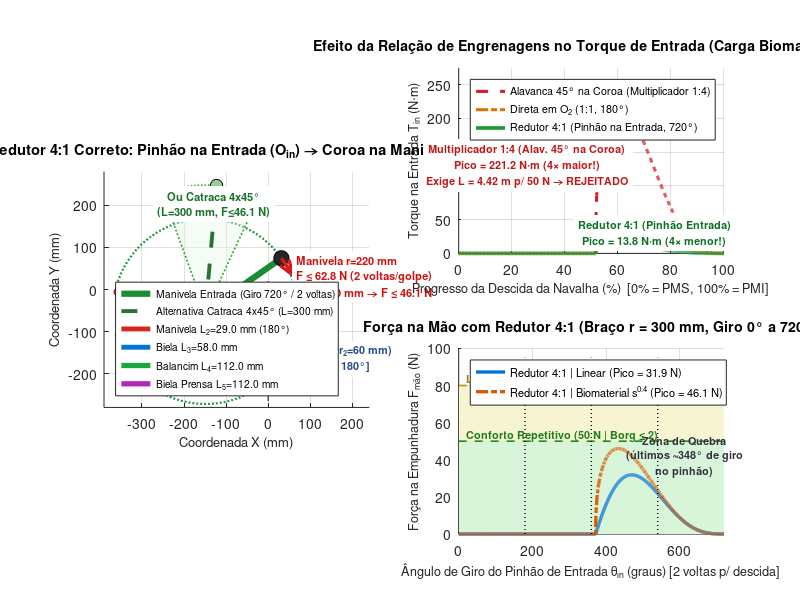
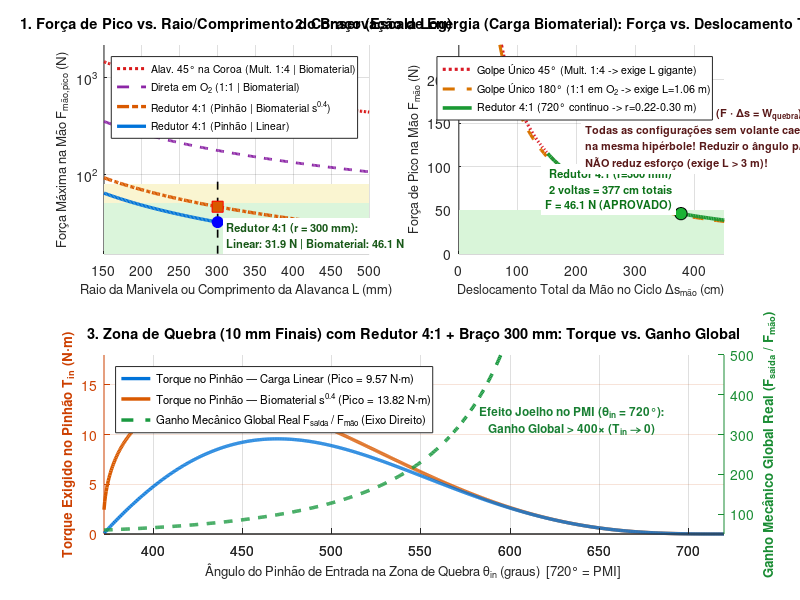

MATLAB code for these plots, in order:
% =========================================================================
% Trabalho Final 1 - Dinâmica das Máquinas (UFG)
% Análise Física Correta: Redutor 4:1 (Pinhão Entrada -> Coroa em O2) vs.
% Multiplicador 1:4 (Alavanca 45° na Coroa -> Pinhão em O2)
% Lei da Conservação de Energia + NBR ISO 11228-3 (OCRA / Borg CR-10) + NR-12
% Aluno: Guilherme Paiva Crispim Abalém | Prof. Sigeo Kitatani Jr.
% =========================================================================

clear; clc; close all;

script_dir = fileparts(mfilename('fullpath'));
if isempty(script_dir), script_dir = '.'; end
assets_dir = fullfile(script_dir, 'assets');
if ~exist(assets_dir, 'dir'), mkdir(assets_dir); end

% -------------------------------------------------------------------------
% 1. Parâmetros do Mecanismo Base (K = 1.5, Delta_theta4 = 30°, h = 30 mm)
% -------------------------------------------------------------------------
h_curso = 30.0;        % Curso útil total da navalha (mm)
delta_q = 10.0;        % Curso efetivo de cisalhamento do baru (mm)
F_max   = 5000.0;      % Força máxima de corte por cisalhamento (N)
dt_deg  = 30.0;
dt      = deg2rad(dt_deg);

L4 = h_curso / (2.0 * (1.0 - cos(dt))); % 111.9615 mm
L5 = L4;

O4 = [0.0; 0.0];
B2 = [0.0; -L4];                       % PMI (x = 0, y = -111.96 mm)
B1 = [-L4 * sin(dt); -L4 * cos(dt)];   % PMS (x = -55.98, y = -96.96 mm)
M  = B1 - B2;
corda_M = norm(M);                     % 57.9555 mm

O2     = B2 + 1.5 * M;                 % [-83.97; -89.46] mm
L2     = corda_M / 2.0;                % 28.9778 mm
L3     = corda_M;                      % 57.9555 mm

y_pmi     = -2.0 * L4;                 % -223.923 mm
y_pms     = -2.0 * L4 * cos(dt);       % -193.923 mm
y_contato = y_pmi + delta_q;           % -213.923 mm

% -------------------------------------------------------------------------
% 2. Parâmetros do Estágio de Engrenagens (4:1)
% -------------------------------------------------------------------------
i_red    = 4.0;          % Relação Z_coroa / Z_pinhao = 60 / 15 = 4:1
mod_eng  = 2.0;          % Módulo (mm)
Z_pinhao = 15;
Z_coroa  = 60;
r_pinhao = (mod_eng * Z_pinhao) / 2.0; % 15.0 mm
r_coroa  = (mod_eng * Z_coroa)  / 2.0; % 60.0 mm
C_eixos  = r_pinhao + r_coroa;         % 75.0 mm

ang_eixos = deg2rad(150.0);
O_in      = O2 + C_eixos * [cos(ang_eixos); sin(ang_eixos)];

% Braço de entrada avaliado (mm)
L_braco_mm = 300.0;
L_braco_m  = L_braco_mm * 1e-3;

% Rendimentos mecânicos
mu_guia    = 0.10;
eta_juntas = 0.96;
eta_eng    = 0.96;

% -------------------------------------------------------------------------
% 3. Cinemática e Esforços no Curso de Descida (PMS = 165° -> PMI = 345°)
% -------------------------------------------------------------------------
N = 1800;
th2_deg = linspace(165.0, 345.0, N); % 180° da manivela (PMS -> PMI)
th2_rad = deg2rad(th2_deg);
dth2    = th2_rad(2) - th2_rad(1);

y_p   = zeros(1, N);
beta5 = zeros(1, N);
for k = 1:N
    t2 = th2_rad(k);
    xA = O2(1) + L2 * cos(t2);
    yA = O2(2) + L2 * sin(t2);
    d_A = hypot(xA, yA);
    a_c = (L4^2 - L3^2 + d_A^2) / (2.0 * d_A);
    h_c = sqrt(max(0.0, L4^2 - a_c^2));
    x2_c = a_c * xA / d_A;
    y2_c = a_c * yA / d_A;
    p_plus  = [x2_c + h_c * (-yA)/d_A; y2_c + h_c * (xA)/d_A];
    p_minus = [x2_c - h_c * (-yA)/d_A; y2_c - h_c * (xA)/d_A];
    if p_plus(1) <= 1e-4 && p_plus(2) < 0
        B = p_plus;
    else
        B = p_minus;
    end
    y_p(k)   = B(2) - sqrt(L5^2 - B(1)^2);
    beta5(k) = asin(abs(B(1)) / L5);
end

hp_m = abs(gradient(y_p * 1e-3, dth2));
eta_mec_barras = (1.0 - mu_guia * tan(beta5)) * eta_juntas;

idx_q = find(y_p <= y_contato);
th2_ini_q = th2_deg(idx_q(1));
s_pen = zeros(1, N);
s_pen(idx_q) = (y_contato - y_p(idx_q)) / delta_q;

F_lin = zeros(1, N); F_lin(idx_q) = F_max * s_pen(idx_q);
F_bio = zeros(1, N); F_bio(idx_q) = F_max * (s_pen(idx_q).^0.4);

% Torque na manivela O2 (N.m)
T2_lin = (F_lin .* hp_m) ./ eta_mec_barras;
T2_bio = (F_bio .* hp_m) ./ eta_mec_barras;

% --- CASO A (REDUTOR 4:1): Pinhão na Entrada (720° ou catraca) -> Coroa em O2 ---
% Reduz torque em 4x (divide por i_red * eta_eng), mas entrada gira 4 * 180° = 720°
th_red_deg = (th2_deg - 165.0) * i_red; % 0° a 720° (2 voltas por descida)
T_red_lin  = T2_lin ./ (i_red * eta_eng);
T_red_bio  = T2_bio ./ (i_red * eta_eng);
F_red_lin  = T_red_lin ./ L_braco_m;
F_red_bio  = T_red_bio ./ L_braco_m;

% --- CASO B (ALAVANCA DIRETA EM O2): Sem engrenagens (180° na entrada) ---
F_dir_lin = T2_lin ./ L_braco_m;
F_dir_bio = T2_bio ./ L_braco_m;

% --- CASO C (MULTIPLICADOR 1:4): Alavanca 45° na Coroa -> Pinhão em O2 ---
% Reduz ângulo para 45°, MAS multiplica o torque por 4x!
T_mult_lin = T2_lin .* (i_red / eta_eng);
T_mult_bio = T2_bio .* (i_red / eta_eng);
F_mult_lin = T_mult_lin ./ L_braco_m;
F_mult_bio = T_mult_bio ./ L_braco_m;

% Ganho mecânico global com Redutor 4:1 + Braço 300 mm
MA_red = (eta_mec_barras * i_red * eta_eng * L_braco_m) ./ (hp_m + 1e-6);

fprintf('=================================================================================\n');
fprintf('COMPARATIVO FÍSICO (L_braço = %.0f mm, K=1.5, dt=30°)\n', L_braco_mm);
fprintf('=================================================================================\n');
fprintf('1) Direto em O2 (sem engrenagens, curso 180°):\n');
fprintf('   T2_pico = %.2f (lin) / %.2f (bio) N.m -> F_mao = %.1f N (lin) / %.1f N (bio)\n', ...
    max(T2_lin), max(T2_bio), max(F_dir_lin), max(F_dir_bio));
fprintf('2) Multiplicador 1:4 (Alavanca 45° na Coroa -> Pinhão em O2):\n');
fprintf('   T_alav  = %.2f (lin) / %.2f (bio) N.m -> F_mao = %.1f N (lin) / %.1f N (bio) [REJEITADO]\n', ...
    max(T_mult_lin), max(T_mult_bio), max(F_mult_lin), max(F_mult_bio));
fprintf('   L_alav para F=50 N: %.2f m (lin) / %.2f m (bio)\n', max(T_mult_lin)/50, max(T_mult_bio)/50);
fprintf('3) Redutor 4:1 (Pinhão na Entrada [720° ou catraca 4x45°] -> Coroa em O2):\n');
fprintf('   T_in    = %.2f (lin) / %.2f (bio) N.m -> F_mao = %.1f N (lin) / %.1f N (bio) [APROVADO]\n', ...
    max(T_red_lin), max(T_red_bio), max(F_red_lin), max(F_red_bio));
fprintf('=================================================================================\n\n');

% =========================================================================
% FIGURA 1: Arquitetura Correta do Redutor 4:1 (Pinhão Entrada -> Coroa O2)
% =========================================================================
fig1 = figure('Visible', 'off', 'Position', [40, 40, 1420, 820], 'Color', 'w');

% --- PAINEL ESQUERDO: ESQUEMA MECÂNICO (axis equal) ---
subplot(1, 2, 1);
hold on; grid on; axis equal;

th_c = linspace(0, 2*pi, 100);
% Coroa Z2=60 em O2 (movida, eixo da manivela)
fill(O2(1) + r_coroa*cos(th_c), O2(2) + r_coroa*sin(th_c), [0.88 0.92 0.97], 'EdgeColor', 'none', 'FaceAlpha', 0.45);
plot(O2(1) + r_coroa*cos(th_c), O2(2) + r_coroa*sin(th_c), 'Color', [0.15 0.35 0.65], 'LineStyle', '-.', 'LineWidth', 1.8);
plot(O2(1) + (r_coroa+3)*cos(th_c), O2(2) + (r_coroa+3)*sin(th_c), 'Color', [0.45 0.55 0.70], 'LineWidth', 1.0);

% Pinhão Z1=15 em O_in (motor/entrada)
fill(O_in(1) + r_pinhao*cos(th_c), O_in(2) + r_pinhao*sin(th_c), [0.98 0.89 0.85], 'EdgeColor', 'none', 'FaceAlpha', 0.60);
plot(O_in(1) + r_pinhao*cos(th_c), O_in(2) + r_pinhao*sin(th_c), 'Color', [0.80 0.25 0.15], 'LineStyle', '-.', 'LineWidth', 1.8);
plot(O_in(1) + (r_pinhao+3)*cos(th_c), O_in(2) + (r_pinhao+3)*sin(th_c), 'Color', [0.85 0.45 0.35], 'LineWidth', 1.0);

% Dentes esquemáticos
for zd = 0:30:330
    a_d = deg2rad(zd);
    plot(O2(1) + [r_coroa-2.5, r_coroa+2.5]*cos(a_d), O2(2) + [r_coroa-2.5, r_coroa+2.5]*sin(a_d), 'Color', [0.25 0.40 0.65], 'LineWidth', 0.9);
end
for zd = 0:24:336
    a_d = deg2rad(zd);
    plot(O_in(1) + [r_pinhao-2.0, r_pinhao+2.0]*cos(a_d), O_in(2) + [r_pinhao-2.0, r_pinhao+2.0]*sin(a_d), 'Color', [0.75 0.25 0.15], 'LineWidth', 0.9);
end

% Opção de acionamento no Pinhão O_in:
% Círculo de varredura da manivela de entrada r = 200 mm (ou catraca 45° com 300 mm)
r_maniv_in = 220.0; % Raio da manivela contínua de entrada (mm) -> F_bio = 62.8 N / F_lin = 43.5 N
plot(O_in(1) + r_maniv_in*cos(th_c), O_in(2) + r_maniv_in*sin(th_c), 'Color', [0.10 0.60 0.25], 'LineStyle', ':', 'LineWidth', 1.6);

% Braço/Manivela no Pinhão (ilustrada a +60° e setor de catraca 45° alternativo)
th_sec = linspace(deg2rad(65), deg2rad(110), 30);
fill([O_in(1), O_in(1) + L_braco_mm*cos(th_sec), O_in(1)], ...
     [O_in(2), O_in(2) + L_braco_mm*sin(th_sec), O_in(2)], ...
     [0.90, 0.97, 0.90], 'EdgeColor', [0.2 0.65 0.2], 'LineStyle', ':', 'LineWidth', 1.2, 'FaceAlpha', 0.40);

P_in_man = O_in + r_maniv_in * [cosd(35); sind(35)];
h_man_in = plot([O_in(1), P_in_man(1)], [O_in(2), P_in_man(2)], 'Color', [0.10 0.55 0.20], 'LineWidth', 4.5);
plot(P_in_man(1), P_in_man(2), 'o', 'MarkerFaceColor', [0.15 0.15 0.15], 'MarkerEdgeColor', 'k', 'MarkerSize', 11);

% Alavanca catracada alternativa (4 x 45°, L=300 mm) tracejada
P_cat = O_in + L_braco_mm * [cosd(85); sind(85)];
h_cat = plot([O_in(1), P_cat(1)], [O_in(2), P_cat(2)], 'Color', [0.15 0.45 0.20], 'LineStyle', '--', 'LineWidth', 2.8);
plot(P_cat(1), P_cat(2), 'o', 'MarkerFaceColor', [0.6 0.8 0.6], 'MarkerEdgeColor', 'k', 'MarkerSize', 9);

% Seta de força na manivela contínua
dir_f = [sind(35); -cosd(35)];
quiver(P_in_man(1), P_in_man(2), 50*dir_f(1), 50*dir_f(2), 0, 'Color', [0.85 0.10 0.10], 'LineWidth', 2.4, 'MaxHeadSize', 0.45);
text(P_in_man(1) + 52*dir_f(1) + 5, P_in_man(2) + 52*dir_f(2), ...
    sprintf('Manivela r=220 mm\nF \\leq 62.8 N (2 voltas/golpe)\nou r=300 mm \\rightarrow F \\leq 46.1 N'), ...
    'FontSize', 8.0, 'FontWeight', 'bold', 'Color', [0.80 0.08 0.08], 'BackgroundColor', [1 1 1]);

text(O_in(1) + 20, O_in(2) + 255, sprintf('Ou Catraca 4x45°\n(L=300 mm, F\\leq46.1 N)'), ...
    'FontSize', 8.0, 'FontWeight', 'bold', 'Color', [0.1 0.45 0.15], 'HorizontalAlignment', 'center', 'BackgroundColor', [1 1 1]);

% Trajetórias internas e prensa
plot(O2(1) + L2*cos(th_c), O2(2) + L2*sin(th_c), 'Color', [0.6 0.6 0.65], 'LineStyle', ':', 'LineWidth', 1.3);
ang_arc = linspace(-pi/2 - dt, -pi/2, 60);
plot(L4*cos(ang_arc), L4*sin(ang_arc), 'Color', [0.6 0.7 0.8], 'LineStyle', '--', 'LineWidth', 1.6);
plot([0, 0], [-265, 25], 'Color', [0.3 0.3 0.3], 'LineStyle', '-.', 'LineWidth', 1.1);

% Bigorna, guias lineares e baru
fill([-32, 32, 32, -32], [-248, -248, -240, -240], [0.6 0.6 0.65], 'EdgeColor', 'k', 'LineWidth', 1.2);
plot([-40, 40], [-248, -248], 'k-', 'LineWidth', 1.8);
fill([-18, -13, -13, -18], [-230, -230, -175, -175], [0.85 0.85 0.88], 'EdgeColor', [0.4 0.4 0.45]);
fill([13, 18, 18, 13], [-230, -230, -175, -175], [0.85 0.85 0.88], 'EdgeColor', [0.4 0.4 0.45]);
fill(9.5*cos(th_c), -233 + 7.0*sin(th_c), [0.55 0.28 0.10], 'EdgeColor', [0.30 0.12 0.04], 'LineWidth', 1.5);

v_O2_B2 = (B2 - O2) / norm(B2 - O2);
A_PMI = O2 + L2 * v_O2_B2;
v_O2_B1 = (B1 - O2) / norm(B1 - O2);
A_PMS = O2 - L2 * v_O2_B1;
O5_PMS = [0; y_pms];
O5_PMI = [0; y_pmi];

% PMS (tracejado)
plot([O2(1), A_PMS(1)], [O2(2), A_PMS(2)], 'Color', [0.6 0.6 0.6], 'LineStyle', '--', 'LineWidth', 1.5);
plot([A_PMS(1), B1(1)], [A_PMS(2), B1(2)], 'Color', [0.45 0.65 0.85], 'LineStyle', '--', 'LineWidth', 1.5);
plot([O4(1), B1(1)], [O4(2), B1(2)], 'Color', [0.45 0.70 0.50], 'LineStyle', '--', 'LineWidth', 1.6);
plot([B1(1), O5_PMS(1)], [B1(2), O5_PMS(2)], 'Color', [0.75 0.55 0.75], 'LineStyle', '--', 'LineWidth', 1.6);

% PMI (sólido)
h_l2 = plot([O2(1), A_PMI(1)], [O2(2), A_PMI(2)], 'Color', [0.85 0.15 0.10], 'LineWidth', 3.5);
h_l3 = plot([A_PMI(1), B2(1)], [A_PMI(2), B2(2)], 'Color', [0.00 0.45 0.85], 'LineWidth', 3.5);
h_l4 = plot([O4(1), B2(1)], [O4(2), B2(2)], 'Color', [0.10 0.65 0.25], 'LineWidth', 3.8);
h_l5 = plot([B2(1), O5_PMI(1)], [B2(2), O5_PMI(2)], 'Color', [0.70 0.15 0.75], 'LineWidth', 3.8);

fill([-11, 11, 11, 0, -11], [O5_PMI(2)+14, O5_PMI(2)+14, O5_PMI(2), O5_PMI(2)-7, O5_PMI(2)], ...
    [0.30 0.30 0.35], 'EdgeColor', 'k', 'LineWidth', 1.6);

for pt = [O4, O2, O_in]
    plot(pt(1), pt(2), 'ko', 'MarkerFaceColor', 'k', 'MarkerSize', 7);
end
text(8, 6, 'O_4 (0, 0)', 'FontSize', 8.5, 'FontWeight', 'bold');
text(120, -165, sprintf('O_2 + Coroa Z_2=%d (r_2=%.0f mm)\n[Eixo Movido: 180°]', Z_coroa, r_coroa), ...
    'FontSize', 7.8, 'FontWeight', 'bold', 'Color', [0.15 0.30 0.55], 'HorizontalAlignment', 'center', 'BackgroundColor', [1 1 1]);
text(O_in(1)-105, O_in(2)+8, sprintf('O_{in} + Pinhão Z_1=%d\n(r_1=%.0f mm)\n[720° ou 4x45°]', Z_pinhao, r_pinhao), ...
    'FontSize', 7.8, 'FontWeight', 'bold', 'Color', [0.7 0.2 0.15], 'HorizontalAlignment', 'center', 'BackgroundColor', [1 1 1]);

title('Redutor 4:1 Correto: Pinhão na Entrada (O_{in}) \rightarrow Coroa na Manivela (O_2)', 'FontSize', 10.5, 'FontWeight', 'bold');
xlabel('Coordenada X (mm)', 'FontSize', 9.5);
ylabel('Coordenada Y (mm)', 'FontSize', 9.5);
xlim([-390, 240]); ylim([-280, 280]);

legend([h_man_in, h_cat, h_l2, h_l3, h_l4, h_l5], ...
    {'Manivela Entrada (Giro 720° / 2 voltas)', 'Alternativa Catraca 4x45° (L=300 mm)', ...
     'Manivela L_2=29.0 mm (180°)', 'Biela L_3=58.0 mm', 'Balancim L_4=112.0 mm', 'Biela Prensa L_5=112.0 mm'}, ...
    'Location', 'southwest', 'FontSize', 7.4);

% --- PAINEL SUPERIOR DIREITO: REDUTOR vs DIRETO vs MULTIPLICADOR (TORQUE) ---
subplot(2, 2, 2);
hold on; grid on;

% Plotar torque na entrada ao longo do avanço (0% a 100% da descida)
pct_desc = linspace(0, 100, N);
p_mult = plot(pct_desc, T_mult_bio, 'Color', [0.85, 0.10, 0.15], 'LineStyle', '--', 'LineWidth', 2.2);
p_dir  = plot(pct_desc, T2_bio,     'Color', [0.85, 0.45, 0.00], 'LineStyle', '-.', 'LineWidth', 2.2);
p_red  = plot(pct_desc, T_red_bio,  'Color', [0.10, 0.60, 0.20], 'LineStyle', '-',  'LineWidth', 2.6);

text(26, 130, sprintf('Multiplicador 1:4 (Alav. 45° na Coroa)\nPico = %.1f N\\cdotm (4\\times maior!)\nExige L = 4.42 m p/ 50 N \\rightarrow REJEITADO', max(T_mult_bio)), ...
    'FontSize', 7.8, 'FontWeight', 'bold', 'Color', [0.75 0.1 0.1], 'HorizontalAlignment', 'center', 'BackgroundColor', [1 1 1]);
text(74, 30, sprintf('Redutor 4:1 (Pinhão Entrada)\nPico = %.1f N\\cdotm (4\\times menor!)', max(T_red_bio)), ...
    'FontSize', 7.8, 'FontWeight', 'bold', 'Color', [0.05 0.45 0.15], 'HorizontalAlignment', 'center', 'BackgroundColor', [1 1 1]);

title('Efeito da Relação de Engrenagens no Torque de Entrada (Carga Biomaterial s^{0.4})', 'FontSize', 10.2, 'FontWeight', 'bold');
xlabel('Progresso da Descida da Navalha (%)  [0% = PMS, 100% = PMI]', 'FontSize', 9.2);
ylabel('Torque na Entrada T_{in} (N\cdotm)', 'FontSize', 9.2);
xlim([0, 100]); ylim([0, 275]);
legend([p_mult, p_dir, p_red], ...
    {'Alavanca 45° na Coroa (Multiplicador 1:4)', ...
     'Direta em O_2 (1:1, 180°)', ...
     'Redutor 4:1 (Pinhão na Entrada, 720°)'}, ...
    'Location', 'northwest', 'FontSize', 7.8);

% --- PAINEL INFERIOR DIREITO: FORÇA NA MÃO (L=300 mm) ---
subplot(2, 2, 4);
hold on; grid on;

fill([0, 720, 720, 0], [0, 0, 50, 50], [0.85, 0.96, 0.85], 'EdgeColor', 'none');
fill([0, 720, 720, 0], [50, 50, 80, 80], [0.97, 0.96, 0.82], 'EdgeColor', 'none');

h_f1 = plot(th_red_deg, F_red_lin, 'Color', [0.00, 0.45, 0.85], 'LineWidth', 2.4);
h_f2 = plot(th_red_deg, F_red_bio, 'Color', [0.85, 0.35, 0.00], 'LineStyle', '-.', 'LineWidth', 2.4);
plot([0, 720], [50, 50], 'Color', [0.1 0.55 0.15], 'LineStyle', '--', 'LineWidth', 1.2);
plot([0, 720], [80, 80], 'Color', [0.75 0.55 0.05], 'LineStyle', '--', 'LineWidth', 1.2);

% Marcar os 4 setores de 180° / bombadas de catraca
for g_x = [180, 360, 540]
    plot([g_x, g_x], [0, 95], 'k:', 'LineWidth', 1.0);
end
text(20, 53, 'Conforto Repetitivo (50 N | Borg \leq 2)', 'FontSize', 7.8, 'FontWeight', 'bold', 'Color', [0.1 0.5 0.1]);
text(20, 83, 'Limite Moderado (80 N | Borg \leq 3)', 'FontSize', 7.8, 'FontWeight', 'bold', 'Color', [0.7 0.45 0.0]);
text(615, 42, sprintf('Zona de Quebra\n(últimos ~348° de giro\nno pinhão)'), ...
    'FontSize', 7.8, 'FontWeight', 'bold', 'Color', [0.2 0.2 0.25], 'HorizontalAlignment', 'center');

title('Força na Mão com Redutor 4:1 (Braço r = 300 mm, Giro 0° a 720°)', 'FontSize', 10.2, 'FontWeight', 'bold');
xlabel('Ângulo de Giro do Pinhão de Entrada \theta_{in} (graus) [2 voltas p/ descida]', 'FontSize', 9.2);
ylabel('Força na Empunhadura F_{mão} (N)', 'FontSize', 9.2);
xlim([0, 720]); ylim([0, 100]);
legend([h_f1, h_f2], ...
    {sprintf('Redutor 4:1 | Linear (Pico = %.1f N)', max(F_red_lin)), ...
     sprintf('Redutor 4:1 | Biomaterial s^{0.4} (Pico = %.1f N)', max(F_red_bio))}, ...
    'Location', 'northwest', 'FontSize', 8.0);

out1 = fullfile(assets_dir, 'mecanismo_alavanca_redutor_4_1_esquema.png');
print(fig1, out1, '-dpng', '-r300');
close(fig1);
fprintf('Figura 1 salva em: %s\n', out1);

% =========================================================================
% FIGURA 2: Dimensionamento, Conservação de Energia e Ganho Global
% =========================================================================
fig2 = figure('Visible', 'off', 'Position', [60, 60, 1380, 860], 'Color', 'w');

% --- PAINEL 1 (Superior Esquerdo): F_mao vs Comprimento do Braço ---
subplot(2, 2, 1);
hold on; grid on;

L_vec_mm = linspace(150, 500, 200);
L_vec_m  = L_vec_mm * 1e-3;

fill([150, 500, 500, 150], [15, 15, 50, 50], [0.86, 0.96, 0.86], 'EdgeColor', 'none');
fill([150, 500, 500, 150], [50, 50, 80, 80], [0.98, 0.96, 0.82], 'EdgeColor', 'none');

c1 = plot(L_vec_mm, max(T_red_lin)  ./ L_vec_m, 'Color', [0.00, 0.45, 0.85], 'LineWidth', 2.4);
c2 = plot(L_vec_mm, max(T_red_bio)  ./ L_vec_m, 'Color', [0.85, 0.35, 0.00], 'LineStyle', '-.', 'LineWidth', 2.4);
c3 = plot(L_vec_mm, max(T2_bio)     ./ L_vec_m, 'Color', [0.55, 0.15, 0.65], 'LineStyle', '--', 'LineWidth', 2.0);
c4 = plot(L_vec_mm, max(T_mult_bio) ./ L_vec_m, 'Color', [0.85, 0.10, 0.10], 'LineStyle', ':', 'LineWidth', 2.2);

plot([L_braco_mm, L_braco_mm], [15, 85], 'k--', 'LineWidth', 1.2);
plot(L_braco_mm, max(F_red_lin), 'bo', 'MarkerFaceColor', 'b', 'MarkerSize', 8);
plot(L_braco_mm, max(F_red_bio), 'rs', 'MarkerFaceColor', [0.85 0.35 0], 'MarkerSize', 8);

text(312, 23, ...
    sprintf('Redutor 4:1 (r = 300 mm):\nLinear: %.1f N | Biomaterial: %.1f N', ...
    max(F_red_lin), max(F_red_bio)), ...
    'FontSize', 8.0, 'FontWeight', 'bold', 'Color', [0.1 0.35 0.1], 'BackgroundColor', [1 1 1]);

set(gca, 'YScale', 'log');
title('1. Força de Pico vs. Raio/Comprimento do Braço (Escala Log)', 'FontSize', 10.5, 'FontWeight', 'bold');
xlabel('Raio da Manivela ou Comprimento da Alavanca L (mm)', 'FontSize', 9.5);
ylabel('Força Máxima na Mão F_{mão,pico} (N)', 'FontSize', 9.5);
xlim([150, 500]); ylim([15, 2200]);
legend([c4, c3, c2, c1], ...
    {'Alav. 45° na Coroa (Mult. 1:4 | Biomaterial)', ...
     'Direta em O_2 (1:1 | Biomaterial)', ...
     'Redutor 4:1 (Pinhão | Biomaterial s^{0.4})', ...
     'Redutor 4:1 (Pinhão | Linear)'}, ...
    'Location', 'northeast', 'FontSize', 7.6);

% --- PAINEL 2 (Superior Direito): Prova pela Conservação de Energia (F x Arco) ---
subplot(2, 2, 2);
hold on; grid on;

% Para golpe único (sem volante/catraca), o trabalho W_corte ~ 28-36 J nos últimos 10 mm
% impõe F_pico * arco_total >= constante!
L_sweep = linspace(0.20, 4.50, 300);

% 1) Golpe único 45° (Mult 1:4): arco = L * pi/4
arc_45  = L_sweep * (pi / 4.0) * 100;
F_45    = max(T_mult_bio) ./ L_sweep;

% 2) Golpe único 180° (1:1 em O2): arco = L * pi
arc_180 = L_sweep * pi * 100;
F_180   = max(T2_bio) ./ L_sweep;

% 3) Redutor 4:1 (720° = 2 voltas no pinhão): arco = L * 4*pi
L_sw_r  = linspace(0.12, 0.45, 150);
arc_720 = L_sw_r * (4 * pi) * 100;
F_720   = max(T_red_bio) ./ L_sw_r;

fill([0, 450, 450, 0], [0, 0, 50, 50], [0.85, 0.96, 0.85], 'EdgeColor', 'none');
q1 = plot(arc_45,  F_45,  'Color', [0.85, 0.10, 0.15], 'LineStyle', ':',  'LineWidth', 2.3);
q2 = plot(arc_180, F_180, 'Color', [0.85, 0.45, 0.00], 'LineStyle', '--', 'LineWidth', 2.2);
q3 = plot(arc_720, F_720, 'Color', [0.10, 0.60, 0.20], 'LineStyle', '-',  'LineWidth', 2.6);

% Destaque: com 4:1, 1 volta completa são ~138-188 cm distribuídos em giro contínuo!
arc_300_720 = 0.30 * 4 * pi * 100; % 377 cm (2 voltas)
plot(arc_300_720, max(F_red_bio), 'ko', 'MarkerFaceColor', [0.1 0.7 0.2], 'MarkerSize', 9);
text(arc_300_720 - 15, max(F_red_bio) + 28, ...
    sprintf('Redutor 4:1 (r=300 mm)\n2 voltas = 377 cm totais\nF = %.1f N (APROVADO)', max(F_red_bio)), ...
    'FontSize', 8.0, 'FontWeight', 'bold', 'Color', [0.05 0.45 0.1], 'HorizontalAlignment', 'right', 'BackgroundColor', [1 1 1]);

text(215, 132, sprintf('Conservação de Energia (F \\cdot \\Deltas = W_{quebra}):\nTodas as configurações sem volante caem\nna mesma hipérbole! Reduzir o ângulo p/ 45°\nNÃO reduz esforço (exige L > 3 m)!'), ...
    'FontSize', 7.8, 'FontWeight', 'bold', 'Color', [0.35 0.1 0.1], 'BackgroundColor', [1 1 1]);

title('2. Conservação de Energia (Carga Biomaterial): Força vs. Deslocamento Total da Mão', 'FontSize', 10.2, 'FontWeight', 'bold');
xlabel('Deslocamento Total da Mão no Ciclo \Deltas_{mão} (cm)', 'FontSize', 9.2);
ylabel('Força de Pico na Mão F_{mão} (N)', 'FontSize', 9.2);
xlim([0, 450]); ylim([0, 240]);
legend([q1, q2, q3], ...
    {'Golpe Único 45° (Mult. 1:4 -> exige L gigante)', ...
     'Golpe Único 180° (1:1 em O_2 -> exige L=1.06 m)', ...
     'Redutor 4:1 (720° contínuo -> r=0.22-0.30 m)'}, ...
    'Location', 'northeast', 'FontSize', 7.8);

% --- PAINEL INFERIOR: TORQUE E GANHO GLOBAL NA ZONA DE QUEBRA (REDUTOR 4:1) ---
subplot(2, 2, [3, 4]);
hold on; grid on;

[ax, h_t, h_ma] = plotyy(th_red_deg(idx_q), T_red_bio(idx_q), ...
                         th_red_deg(idx_q), MA_red(idx_q));
hold(ax(1), 'on'); hold(ax(2), 'on');

set(h_t,  'Color', [0.85, 0.35, 0.00], 'LineWidth', 2.5);
plot(ax(1), th_red_deg(idx_q), T_red_lin(idx_q), 'Color', [0.00, 0.45, 0.85], 'LineWidth', 2.4, 'LineStyle', '-');
set(h_ma, 'Color', [0.10, 0.60, 0.25], 'LineWidth', 2.5, 'LineStyle', '--');

set(ax(1), 'YColor', [0.80, 0.25, 0.00], 'XLim', [th_red_deg(idx_q(1)), 720], 'YLim', [0, 18]);
set(ax(2), 'YColor', [0.10, 0.55, 0.20], 'XLim', [th_red_deg(idx_q(1)), 720], 'YLim', [50, 500]);

xlabel(ax(1), 'Ângulo do Pinhão de Entrada na Zona de Quebra \theta_{in} (graus)  [720° = PMI]', 'FontSize', 9.5);
ylabel(ax(1), 'Torque Exigido no Pinhão T_{in} (N\cdotm)', 'FontSize', 9.5, 'FontWeight', 'bold');
ylabel(ax(2), 'Ganho Mecânico Global Real (F_{saída} / F_{mão})', 'FontSize', 9.5, 'FontWeight', 'bold');
title('3. Zona de Quebra (10 mm Finais) com Redutor 4:1 + Braço 300 mm: Torque vs. Ganho Global', ...
    'FontSize', 10.5, 'FontWeight', 'bold');

text(ax(1), 635, 11.5, sprintf('Efeito Joelho no PMI (\\theta_{in} = 720°):\nGanho Global > 400\\times (T_{in} \\rightarrow 0)'), ...
    'FontSize', 8.5, 'FontWeight', 'bold', 'Color', [0.1 0.5 0.2], 'HorizontalAlignment', 'center');

legend([findobj(ax(1), 'Color', [0.00, 0.45, 0.85]); h_t; h_ma], ...
    {'Torque no Pinhão — Carga Linear (Pico = 9.57 N\cdotm)', ...
     'Torque no Pinhão — Biomaterial s^{0.4} (Pico = 13.82 N\cdotm)', ...
     'Ganho Mecânico Global Real F_{saída} / F_{mão} (Eixo Direito)'}, ...
    'Location', 'northwest', 'FontSize', 8.2);

out2 = fullfile(assets_dir, 'mecanismo_alavanca_redutor_4_1_ergonomia.png');
print(fig2, out2, '-dpng', '-r300');
close(fig2);
fprintf('Figura 2 salva em: %s\n', out2);
